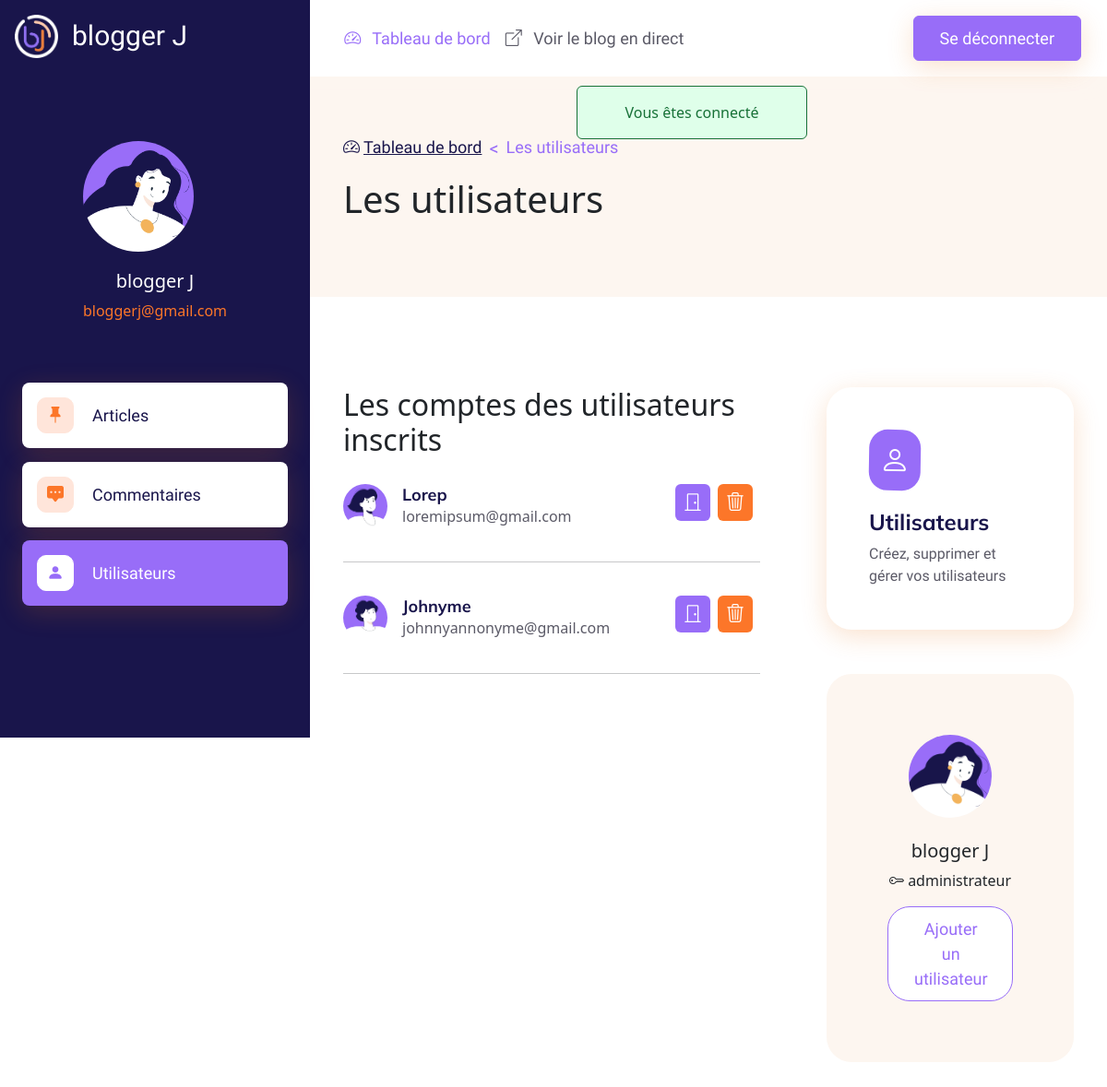
The page /index.php?action=users (signed in) on the database its author committed.
### tables this page shows
CREATE TABLE `users` (
  `id` int NOT NULL AUTO_INCREMENT,
  `role` varchar(50) NOT NULL,
  `image` longtext NOT NULL,
  `username` varchar(45) NOT NULL,
  `lastname` varchar(45) NOT NULL,
  `firstname` varchar(45) NOT NULL,
  `email` varchar(250) NOT NULL,
  `password` varchar(255) NOT NULL,
  `status` tinyint(1) NOT NULL,
  PRIMARY KEY (`id`),
  UNIQUE KEY `email_UNIQUE` (`email`)
);

### src/controllers/UsersController.php (called while the page is built, shortened)
<?php
class UsersController
{
    public function users(): void
    {
        $userModel = new Users();
        $users = $userModel->findBy([
            'role' => "utilisateur"
        ]);
        require('../templates/backend/users/index.php');
    }
}

### public/index.php (called while the page is built, shortened)
<?php
$router = new Router();
$router->run();

### src/core/Auth.php (called while the page is built, shortened)
<?php
class Auth
{
    public static function get(string $name, string $key)
    {
        return isset($_SESSION[$name][$key]) ? $_SESSION[$name][$key] : null;
    }
}

### src/models/Model.php (called while the page is built, shortened)
<?php
class Model extends Db
{
    protected string $table;
    public function findBy(array $criteres): array
    {
        $champs = [];
        $valeurs = [];
        foreach ($criteres as $champ => $valeur) {
            $champs[] = "$champ = ?";
            $valeurs[] = $valeur;
        }
        $liste_champs = implode(' AND ', $champs);
        return $this->requete('SELECT * FROM ' . $this->table . ' WHERE ' . $liste_champs, $valeurs)->fetchAll();
    }
    public function requete(string $sql, ?array $attributs = null): PDOStatement|false
    {
        $this->db = Db::getInstance();
        if ($attributs !== null) {
            $query = $this->db->prepare($sql);
            $query->execute($attributs);
            return $query;
        }
        return $this->db->query($sql);
    }
}

### src/models/Users.php (called while the page is built, shortened)
<?php
class Users extends Model
{
    public function __construct(?array $data = null)
    {
        $this->table = 'users';
    }
}

### src/core/Db.php (called while the page is built, shortened)
<?php
class Db extends PDO
{
    private static ?self $instance = null;
    public static function getInstance(): self
    {
        if (self::$instance === null) {
            self::$instance = new self();
        }
        return self::$instance;
    }
}

### templates/backend/users/index.php (the view, shortened to what this page needs)
<aside data-bs-theme="dark">
    <div id="componentsNav" class="offcanvas-lg offcanvas-start d-flex flex-column position-fixed top-0 start-0 vh-100 bg-dark border-end-lg" style="width: 21rem; z-index: 1045;">
        <div class="offcanvas-header d-none d-lg-flex justify-content-start">
            <a href="index.php?action=dashboard" class="navbar-brand text-dark d-none d-lg-flex py-0">
                <img src="images/logo-negatif.png" class="img-fluid" alt="Blogger">
                <span>blogger J</span>
            </a>
        </div>
        <div class="offcanvas-body w-100 p-4 ">
            <div class="list-group list-group-flush">
                <div class="d-table mx-auto spacing-col-padding-top-50 spacing-col-padding-bottom-50">
                    <img src="uploads/<?= htmlspecialchars(Auth::get('auth', 'image'), ENT_QUOTES, 'UTF-8'); ?>" class="d-block rounded-circle" width="120" alt="">
                    <div class="avatar-offcanvas">
                        <h5><?= htmlspecialchars(Auth::get('auth', 'username'), ENT_QUOTES, 'UTF-8'); ?></h5>
                        <p><?= htmlspecialchars(Auth::get('auth', 'email'), ENT_QUOTES, 'UTF-8'); ?></p>
                    </div>
                </div>
                <a href="index.php?action=posts" class="list-group-item list-group-item-action d-flex align-items-center">
                    <div class="box-icon-account">
                        <i class="bi bi-pin-fill"></i>
                    </div>
                    Articles
                </a>
                <a href="index.php?action=comments" class="list-group-item list-group-item-action d-flex align-items-center">
                    <div class="box-icon-account">
                        <i class="bi bi-chat-square-dots-fill"></i>
                    </div>
                    Commentaires
                </a>
                <div class="list-group-item list-group-item-action d-flex align-items-center active">
                    <div class="box-icon-account">
                        <i class="bi bi-person-fill"></i>
                    </div>
                    Utilisateurs
                </div>
            </div>
        </div>
    </div>
</aside>
<main>
    <section class="container-fluid bg-light-subtle px-xxl-5 px-lg-4 pt-4 pt-lg-5 pb-2 pb-lg-4">
        <nav class="container spacing-col-padding-top-50" aria-label="breadcrumb">
            <ol class="breadcrumb">
                <li class="breadcrumb-item">
                    <a class="breadcrumb-links" href="index.php?action=dashboard"><i class="bi bi-speedometer2 fs-lg me-1"></i>Tableau de bord</a>
                </li>
                <li class="breadcrumb-item active" aria-current="page">Les utilisateurs</li>
            </ol>
        </nav>
        <div class="container spacing-col-padding-bottom-50">
            <h1 class="title-dasboard">Les utilisateurs</h1>
        </div>
    </section>
    <section class="container-fluid px-xxl-5 px-lg-4 pt-4 pt-lg-5 pb-2 pb-lg-4 ">
        <div class="container  spacing-col-padding-top-50 spacing-col-padding-bottom-50">
            <div class="row gy-4">
                <div class="col-lg-7">
                    <h2> Les comptes des utilisateurs inscrits </h2>
                    <?php foreach ($users as $user): ?>
                        <div class="d-flex flex-md-row flex-column align-items-md-center justify-content-md-between mb-3 padding-bottom-20 padding-top-20">
                            <div class="d-flex align-items-center flex-wrap text-muted mb-md-0 mb-4">
                                <div class="d-flex align-items-center me-3">
                                    <img src="uploads/<?= htmlspecialchars($user->image, ENT_QUOTES, 'UTF-8') ?>" class="rounded-circle" width="48" alt="Avatar">
                                    <div class="ps-3">
                                        <h6 class="titre-h6 mb-0"><?= htmlspecialchars($user->username, ENT_QUOTES, 'UTF-8') ?></h6>
                                        <div class="meta-comment bd-highlight ">
                                            <span class="fs-sm"><?= htmlspecialchars($user->email, ENT_QUOTES, 'UTF-8') ?></span>
                                        </div>
                                    </div>
                                </div>
                            </div>
                            <div class="d-flex align-items-center position-relative ps-md-3  mb-2">
                                <div class="d-flex">
                                    <a href="index.php?action=update_user&id=<?= (int) $user->id ?>" class="btn btn-icon-primary">
                                        <i class="bi bi-door-closed"></i>
                                    </a>
                                    <a href="index.php?action=delete_user&id=<?= (int) $user->id ?>" class="btn btn-icon-secondary">
                                        <i class="bi bi-trash3"></i>
                                    </a>
                                </div>
                            </div>
                        </div>
                        <hr>
                    <?php endforeach; ?>
                </div>
                <div class="col-lg-5 position-relative">
                    <div class="sticky-top ms-xl-5 ms-lg-4 ps-xxl-4" style="top: 105px !important;">
                        <div class="card card-light-shadow mb-5">
                            <div class="card-body pb-0">
                                <div class="d-table flex-shrink-0 icon-box">
                                    <i class="bi bi-person"></i>
                                </div>
                                <h3 class="titre-h5 mt-0">Utilisateurs</h3>
                                <p class="running-text">Créez, supprimer et gérer vos utilisateurs</p>
                            </div>
                        </div>
                        <div class="card card-background">
                            <div class="card-body">
                                <div class="d-table position-relative mx-auto">
                                    <img src="uploads/<?= htmlspecialchars(Auth::get('auth', 'image'), ENT_QUOTES, 'UTF-8') ?>" class="d-block rounded-circle" width="90" alt="">
                                </div>
                                <br>
                                <div class="text-center">
                                    <h5><?= htmlspecialchars(Auth::get('auth', 'username'), ENT_QUOTES, 'UTF-8') ?></h5>
                                    <p><i class="bi bi-key"></i> <?= Auth::get('auth', 'role'); ?></p>
                                </div>
                                <a href="index.php?action=create_user" class="d-grid gap-2 btn btn-outline-primary">
                                    Ajouter un utilisateur
                                </a>
                            </div>
                        </div>
                    </div>
                </div>
            </div>
        </div>
    </section>
</main>
<?php require('../templates/layout-backend.php') ?>

### rows shown on the page
users: image (picture), username "Lorep", email "loremipsum@gmail.com"
users: image (picture), username "Johnyme", email "johnnyannonyme@gmail.com"

### other values the page prints
Auth::get('message', 'content') "Vous êtes connecté"
Auth::get('auth', 'username') "blogger J"
Auth::get('auth', 'email') "bloggerj@gmail.com"
Auth::get('auth', 'role') "administrateur"
